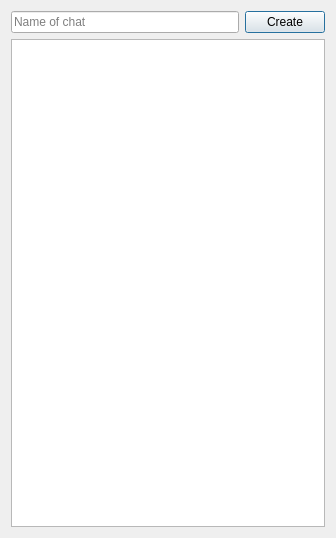
<?xml version="1.0" encoding="UTF-8"?>
<ui version="4.0">
 <class>dialog_new_chat</class>
 <widget class="QDialog" name="dialog_new_chat">
  <property name="geometry">
   <rect>
    <x>0</x>
    <y>0</y>
    <width>336</width>
    <height>538</height>
   </rect>
  </property>
  <property name="sizePolicy">
   <sizepolicy hsizetype="Preferred" vsizetype="Preferred">
    <horstretch>0</horstretch>
    <verstretch>0</verstretch>
   </sizepolicy>
  </property>
  <property name="windowTitle">
   <string>New Chat</string>
  </property>
  <layout class="QVBoxLayout" name="verticalLayout_2">
   <item>
    <layout class="QVBoxLayout" name="verticalLayout">
     <item>
      <layout class="QHBoxLayout" name="horizontalLayout">
       <item>
        <widget class="QLineEdit" name="le_chat_name">
         <property name="placeholderText">
          <string>Name of chat</string>
         </property>
        </widget>
       </item>
       <item>
        <widget class="QPushButton" name="pb_chat_create">
         <property name="text">
          <string>Create</string>
         </property>
        </widget>
       </item>
      </layout>
     </item>
     <item>
      <widget class="QListWidget" name="lw_chat_contacts">
       <property name="selectionMode">
        <enum>QAbstractItemView::MultiSelection</enum>
       </property>
      </widget>
     </item>
    </layout>
   </item>
  </layout>
 </widget>
 <resources/>
 <connections/>
</ui>
